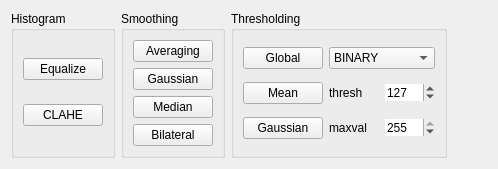
        <widget class="QWidget" name="tabGreyscaleOps">
         <attribute name="title">
          <string>Greyscale Ops</string>
         </attribute>
         <layout class="QGridLayout" name="gridLayout_10">
          <item row="0" column="3">
           <spacer name="horizontalSpacer_2">
            <property name="orientation">
             <enum>Qt::Horizontal</enum>
            </property>
            <property name="sizeHint" stdset="0">
             <size>
              <width>40</width>
              <height>20</height>
             </size>
            </property>
           </spacer>
          </item>
          <item row="0" column="0">
           <widget class="QGroupBox" name="gbHistograms">
            <property name="title">
             <string>Histogram</string>
            </property>
            <layout class="QVBoxLayout" name="verticalLayout_12">
             <item>
              <widget class="QPushButton" name="btnEqualizeHist">
               <property name="text">
                <string>Equalize</string>
               </property>
              </widget>
             </item>
             <item>
              <widget class="QPushButton" name="btnCLAHE">
               <property name="text">
                <string>CLAHE</string>
               </property>
              </widget>
             </item>
            </layout>
           </widget>
          </item>
          <item row="0" column="1">
           <widget class="QGroupBox" name="gbSmoothing">
            <property name="title">
             <string>Smoothing</string>
            </property>
            <layout class="QVBoxLayout" name="verticalLayout_13">
             <item>
              <widget class="QPushButton" name="btnBlurAveraging">
               <property name="text">
                <string>Averaging</string>
               </property>
              </widget>
             </item>
             <item>
              <widget class="QPushButton" name="btnBlurGaussian">
               <property name="text">
                <string>Gaussian</string>
               </property>
              </widget>
             </item>
             <item>
              <widget class="QPushButton" name="btnBlurMedian">
               <property name="text">
                <string>Median</string>
               </property>
              </widget>
             </item>
             <item>
              <widget class="QPushButton" name="btnFilterBilateral">
               <property name="text">
                <string>Bilateral</string>
               </property>
              </widget>
             </item>
            </layout>
           </widget>
          </item>
          <item row="0" column="2">
           <widget class="QGroupBox" name="groupBox_3">
            <property name="title">
             <string>Thresholding</string>
            </property>
            <layout class="QGridLayout" name="gridLayout_14">
             <item row="0" column="0">
              <widget class="QPushButton" name="btnThreshGlobal">
               <property name="text">
                <string>Global</string>
               </property>
              </widget>
             </item>
             <item row="2" column="0">
              <widget class="QPushButton" name="btnThreshMean">
               <property name="text">
                <string>Mean</string>
               </property>
              </widget>
             </item>
             <item row="3" column="0">
              <widget class="QPushButton" name="btnThreshGaussian">
               <property name="text">
                <string>Gaussian</string>
               </property>
              </widget>
             </item>
             <item row="0" column="1">
              <widget class="QComboBox" name="cbThreshType">
               <item>
                <property name="text">
                 <string>BINARY</string>
                </property>
               </item>
               <item>
                <property name="text">
                 <string>BINARY_INV</string>
                </property>
               </item>
               <item>
                <property name="text">
                 <string>TRUNC</string>
                </property>
               </item>
               <item>
                <property name="text">
                 <string>TOZERO</string>
                </property>
               </item>
               <item>
                <property name="text">
                 <string>TOZERO_INV</string>
                </property>
               </item>
              </widget>
             </item>
             <item row="2" column="1">
              <layout class="QHBoxLayout" name="horizontalLayout_4">
               <item>
                <widget class="QLabel" name="lblThreshThresh">
                 <property name="text">
                  <string>thresh</string>
                 </property>
                </widget>
               </item>
               <item>
                <widget class="QSpinBox" name="sbThreshThresh">
                 <property name="frame">
                  <bool>false</bool>
                 </property>
                 <property name="maximum">
                  <number>255</number>
                 </property>
                 <property name="value">
                  <number>127</number>
                 </property>
                </widget>
               </item>
              </layout>
             </item>
             <item row="3" column="1">
              <layout class="QHBoxLayout" name="horizontalLayout_5">
               <item>
                <widget class="QLabel" name="lblThreshMaxval">
                 <property name="text">
                  <string>maxval</string>
                 </property>
                </widget>
               </item>
               <item>
                <widget class="QSpinBox" name="sbThreshMaxval">
                 <property name="frame">
                  <bool>false</bool>
                 </property>
                 <property name="maximum">
                  <number>255</number>
                 </property>
                 <property name="value">
                  <number>255</number>
                 </property>
                </widget>
               </item>
              </layout>
             </item>
            </layout>
           </widget>
          </item>
         </layout>
        </widget>
